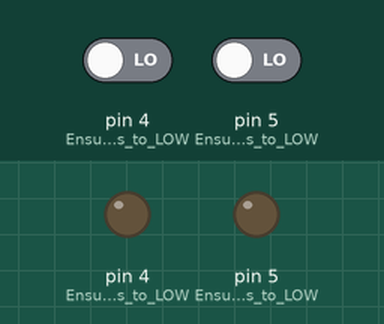
A sketch run on a simulated Arduino Uno, built for the host (arithmetic inside an expression is 32-bit, double 64-bit). Parts: output pins drawn as LEDs (lit = HIGH). The inputs (shaded band) are chosen by the test bench; at power-on: pin 4 (Ensure_it_defaults_to_LOW) LOW, pin 5 (Ensure_it_defaults_to_LOW) LOW. What the sketch prints to the serial monitor is not drawn.

Above: at 0.01 s.
Timing chart, 0 to 1.9 s (numbered marks = the images above):
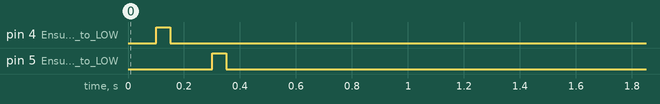

The sketch:

diagnostic_short.ino
```cpp
void setup() {
  Serial.begin(9600);

  // Wait up to 5 seconds for Serial Monitor to connect
  uint32_t start = millis();
  while (!Serial && millis() - start < 5000);

  Serial.println("\n\n--- HARDWARE DIAGNOSTIC START ---");

  // Test 1: Drive D4, read D5
  pinMode(4, OUTPUT);
  pinMode(5, INPUT_PULLDOWN); // Ensure it defaults to LOW
  delay(100);

  digitalWrite(4, HIGH);
  delay(50);
  int readD5_High = digitalRead(5);

  digitalWrite(4, LOW);
  delay(50);
  int readD5_Low = digitalRead(5);

  // Test 2: Drive D5, read D4
  pinMode(5, OUTPUT);
  pinMode(4, INPUT_PULLDOWN); // Ensure it defaults to LOW
  delay(100);

  digitalWrite(5, HIGH);
  delay(50);
  int readD4_High = digitalRead(4);

  digitalWrite(5, LOW);
  delay(50);
  int readD4_Low = digitalRead(4);

  // Put them back to safe inputs
  pinMode(4, INPUT);
  pinMode(5, INPUT);

  Serial.println("Results:");
  Serial.print("When D4 is HIGH, D5 reads: "); Serial.println(readD5_High ? "HIGH" : "LOW");
  Serial.print("When D4 is LOW,  D5 reads: "); Serial.println(readD5_Low ? "HIGH" : "LOW");
  Serial.print("When D5 is HIGH, D4 reads: "); Serial.println(readD4_High ? "HIGH" : "LOW");
  Serial.print("When D5 is LOW,  D4 reads: "); Serial.println(readD4_Low ? "HIGH" : "LOW");

  Serial.println("\nConclusion:");
  if (readD5_High == HIGH && readD5_Low == LOW && readD4_High == HIGH && readD4_Low == LOW) {
    Serial.println("!!! WARNING: D4 AND D5 ARE PHYSICALLY SHORTED !!!");
    Serial.println("This means a solder bridge or broken trace on the PCB is connecting the two pins.");
    Serial.println("Any signal sent to D4 is physically bleeding over to D5, causing the Sweep servo to identically mimic the AoA servo!");
  } else {
    Serial.println("Pins D4 and D5 are electrically isolated (No short detected).");
  }

  Serial.println("--- DIAGNOSTIC END ---");
}

void loop() {
  delay(1000);
}
```
